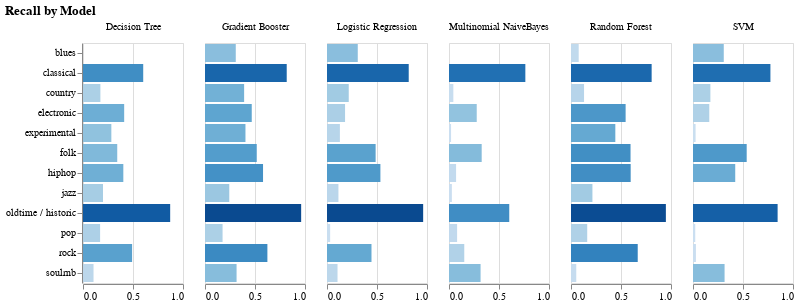

Notebook code cell kept with this figure:
### Code cell
alt.Chart(summary_recall).mark_bar().encode(
    x= alt.X('amount:Q', title=None),
    y= alt.Y ('type:N', title=None),
    color= alt.Color('amount:Q', legend=None),
    column=alt.Column('index', title=None)
).transform_fold(
    as_=['type', 'amount'],
    fold= genres
).properties(width=100, title='Recall by Model')

### Figure 1 — Vega specification as saved in the notebook (floating-point values rounded to 4 significant figures)
{"$schema": "https://vega.github.io/schema/vega/v5.json", "data": [{"name": "source_0", "values": [{"index": "Random Forest", "blues": 0.07692, "classical": 0.8065, "country": 0.1304, "electronic": 0.5462, "experimental": 0.4433, "folk": 0.5953, "hiphop": 0.5967, "jazz": 0.2143, "oldtime / historic": 0.9487, "pop": 0.1622, "rock": 0.6673, "soulrnb": 0.05263, "accuracy": 0.558, "macro avg": 0.4367, "weighted avg": 0.558, "type": "rock", "amount": 0.6673, "amount_start": 0.0, "amount_end": 0.6673}, {"index": "Random Forest", "blues": 0.07692, "classical": 0.8065, "country": 0.1304, "electronic": 0.5462, "experimental": 0.4433, "folk": 0.5953, "hiphop": 0.5967, "jazz": 0.2143, "oldtime / historic": 0.9487, "pop": 0.1622, "rock": 0.6673, "soulrnb": 0.05263, "accuracy": 0.558, "macro avg": 0.4367, "weighted avg": 0.558, "type": "electronic", "amount": 0.5462, "amount_start": 0.0, "amount_end": 0.5462}, {"index": "Random Forest", "blues": 0.07692, "classical": 0.8065, "country": 0.1304, "electronic": 0.5462, "experimental": 0.4433, "folk": 0.5953, "hiphop": 0.5967, "jazz": 0.2143, "oldtime / historic": 0.9487, "pop": 0.1622, "rock": 0.6673, "soulrnb": 0.05263, "accuracy": 0.558, "macro avg": 0.4367, "weighted avg": 0.558, "type": "experimental", "amount": 0.4433, "amount_start": 0.0, "amount_end": 0.4433}, {"index": "Random Forest", "blues": 0.07692, "classical": 0.8065, "country": 0.1304, "electronic": 0.5462, "experimental": 0.4433, "folk": 0.5953, "hiphop": 0.5967, "jazz": 0.2143, "oldtime / historic": 0.9487, "pop": 0.1622, "rock": 0.6673, "soulrnb": 0.05263, "accuracy": 0.558, "macro avg": 0.4367, "weighted avg": 0.558, "type": "hiphop", "amount": 0.5967, "amount_start": 0.0, "amount_end": 0.5967}, {"index": "Random Forest", "blues": 0.07692, "classical": 0.8065, "country": 0.1304, "electronic": 0.5462, "experimental": 0.4433, "folk": 0.5953, "hiphop": 0.5967, "jazz": 0.2143, "oldtime / historic": 0.9487, "pop": 0.1622, "rock": 0.6673, "soulrnb": 0.05263, "accuracy": 0.558, "macro avg": 0.4367, "weighted avg": 0.558, "type": "folk", "amount": 0.5953, "amount_start": 0.0, "amount_end": 0.5953}, {"index": "Random Forest", "blues": 0.07692, "classical": 0.8065, "country": 0.1304, "electronic": 0.5462, "experimental": 0.4433, "folk": 0.5953, "hiphop": 0.5967, "jazz": 0.2143, "oldtime / historic": 0.9487, "pop": 0.1622, "rock": 0.6673, "soulrnb": 0.05263, "accuracy": 0.558, "macro avg": 0.4367, "weighted avg": 0.558, "type": "pop", "amount": 0.1622, "amount_start": 0.0, "amount_end": 0.1622}, {"index": "Random Forest", "blues": 0.07692, "classical": 0.8065, "country": 0.1304, "electronic": 0.5462, "experimental": 0.4433, "folk": 0.5953, "hiphop": 0.5967, "jazz": 0.2143, "oldtime / historic": 0.9487, "pop": 0.1622, "rock": 0.6673, "soulrnb": 0.05263, "accuracy": 0.558, "macro avg": 0.4367, "weighted avg": 0.558, "type": "classical", "amount": 0.8065, "amount_start": 0.0, "amount_end": 0.8065}, {"index": "Random Forest", "blues": 0.07692, "classical": 0.8065, "country": 0.1304, "electronic": 0.5462, "experimental": 0.4433, "folk": 0.5953, "hiphop": 0.5967, "jazz": 0.2143, "oldtime / historic": 0.9487, "pop": 0.1622, "rock": 0.6673, "soulrnb": 0.05263, "accuracy": 0.558, "macro avg": 0.4367, "weighted avg": 0.558, "type": "oldtime / historic", "amount": 0.9487, "amount_start": 0.0, "amount_end": 0.9487}, {"index": "Random Forest", "blues": 0.07692, "classical": 0.8065, "country": 0.1304, "electronic": 0.5462, "experimental": 0.4433, "folk": 0.5953, "hiphop": 0.5967, "jazz": 0.2143, "oldtime / historic": 0.9487, "pop": 0.1622, "rock": 0.6673, "soulrnb": 0.05263, "accuracy": 0.558, "macro avg": 0.4367, "weighted avg": 0.558, "type": "jazz", "amount": 0.2143, "amount_start": 0.0, "amount_end": 0.2143}, {"index": "Random Forest", "blues": 0.07692, "classical": 0.8065, "country": 0.1304, "electronic": 0.5462, "experimental": 0.4433, "folk": 0.5953, "hiphop": 0.5967, "jazz": 0.2143, "oldtime / historic": 0.9487, "pop": 0.1622, "rock": 0.6673, "soulrnb": 0.05263, "accuracy": 0.558, "macro avg": 0.4367, "weighted avg": 0.558, "type": "soulrnb", "amount": 0.05263, "amount_start": 0.0, "amount_end": 0.05263}, {"index": "Random Forest", "blues": 0.07692, "classical": 0.8065, "country": 0.1304, "electronic": 0.5462, "experimental": 0.4433, "folk": 0.5953, "hiphop": 0.5967, "jazz": 0.2143, "oldtime / historic": 0.9487, "pop": 0.1622, "rock": 0.6673, "soulrnb": 0.05263, "accuracy": 0.558, "macro avg": 0.4367, "weighted avg": 0.558, "type": "country", "amount": 0.1304, "amount_start": 0.0, "amount_end": 0.1304}, {"index": "Random Forest", "blues": 0.07692, "classical": 0.8065, "country": 0.1304, "electronic": 0.5462, "experimental": 0.4433, "folk": 0.5953, "hiphop": 0.5967, "jazz": 0.2143, "oldtime / historic": 0.9487, "pop": 0.1622, "rock": 0.6673, "soulrnb": 0.05263, "accuracy": 0.558, "macro avg": 0.4367, "weighted avg": 0.558, "type": "blues", "amount": 0.07692, "amount_start": 0.0, "amount_end": 0.07692}, {"index": "Decision Tree", "blues": 0.0, "classical": 0.6022, "country": 0.1739, "electronic": 0.4118, "experimental": 0.2835, "folk": 0.3424, "hiphop": 0.4033, "jazz": 0.2, "oldtime / historic": 0.8718, "pop": 0.1712, "rock": 0.491, "soulrnb": 0.1053, "accuracy": 0.4067, "macro avg": 0.338, "weighted avg": 0.4067, "type": "rock", "amount": 0.491, "amount_start": 0.0, "amount_end": 0.491}, {"index": "Decision Tree", "blues": 0.0, "classical": 0.6022, "country": 0.1739, "electronic": 0.4118, "experimental": 0.2835, "folk": 0.3424, "hiphop": 0.4033, "jazz": 0.2, "oldtime / historic": 0.8718, "pop": 0.1712, "rock": 0.491, "soulrnb": 0.1053, "accuracy": 0.4067, "macro avg": 0.338, "weighted avg": 0.4067, "type": "electronic", "amount": 0.4118, "amount_start": 0.0, "amount_end": 0.4118}, {"index": "Decision Tree", "blues": 0.0, "classical": 0.6022, "country": 0.1739, "electronic": 0.4118, "experimental": 0.2835, "folk": 0.3424, "hiphop": 0.4033, "jazz": 0.2, "oldtime / historic": 0.8718, "pop": 0.1712, "rock": 0.491, "soulrnb": 0.1053, "accuracy": 0.4067, "macro avg": 0.338, "weighted avg": 0.4067, "type": "experimental", "amount": 0.2835, "amount_start": 0.0, "amount_end": 0.2835}, {"index": "Decision Tree", "blues": 0.0, "classical": 0.6022, "country": 0.1739, "electronic": 0.4118, "experimental": 0.2835, "folk": 0.3424, "hiphop": 0.4033, "jazz": 0.2, "oldtime / historic": 0.8718, "pop": 0.1712, "rock": 0.491, "soulrnb": 0.1053, "accuracy": 0.4067, "macro avg": 0.338, "weighted avg": 0.4067, "type": "hiphop", "amount": 0.4033, "amount_start": 0.0, "amount_end": 0.4033}, {"index": "Decision Tree", "blues": 0.0, "classical": 0.6022, "country": 0.1739, "electronic": 0.4118, "experimental": 0.2835, "folk": 0.3424, "hiphop": 0.4033, "jazz": 0.2, "oldtime / historic": 0.8718, "pop": 0.1712, "rock": 0.491, "soulrnb": 0.1053, "accuracy": 0.4067, "macro avg": 0.338, "weighted avg": 0.4067, "type": "folk", "amount": 0.3424, "amount_start": 0.0, "amount_end": 0.3424}, {"index": "Decision Tree", "blues": 0.0, "classical": 0.6022, "country": 0.1739, "electronic": 0.4118, "experimental": 0.2835, "folk": 0.3424, "hiphop": 0.4033, "jazz": 0.2, "oldtime / historic": 0.8718, "pop": 0.1712, "rock": 0.491, "soulrnb": 0.1053, "accuracy": 0.4067, "macro avg": 0.338, "weighted avg": 0.4067, "type": "pop", "amount": 0.1712, "amount_start": 0.0, "amount_end": 0.1712}, {"index": "Decision Tree", "blues": 0.0, "classical": 0.6022, "country": 0.1739, "electronic": 0.4118, "experimental": 0.2835, "folk": 0.3424, "hiphop": 0.4033, "jazz": 0.2, "oldtime / historic": 0.8718, "pop": 0.1712, "rock": 0.491, "soulrnb": 0.1053, "accuracy": 0.4067, "macro avg": 0.338, "weighted avg": 0.4067, "type": "classical", "amount": 0.6022, "amount_start": 0.0, "amount_end": 0.6022}, {"index": "Decision Tree", "blues": 0.0, "classical": 0.6022, "country": 0.1739, "electronic": 0.4118, "experimental": 0.2835, "folk": 0.3424, "hiphop": 0.4033, "jazz": 0.2, "oldtime / historic": 0.8718, "pop": 0.1712, "rock": 0.491, "soulrnb": 0.1053, "accuracy": 0.4067, "macro avg": 0.338, "weighted avg": 0.4067, "type": "oldtime / historic", "amount": 0.8718, "amount_start": 0.0, "amount_end": 0.8718}, {"index": "Decision Tree", "blues": 0.0, "classical": 0.6022, "country": 0.1739, "electronic": 0.4118, "experimental": 0.2835, "folk": 0.3424, "hiphop": 0.4033, "jazz": 0.2, "oldtime / historic": 0.8718, "pop": 0.1712, "rock": 0.491, "soulrnb": 0.1053, "accuracy": 0.4067, "macro avg": 0.338, "weighted avg": 0.4067, "type": "jazz", "amount": 0.2, "amount_start": 0.0, "amount_end": 0.2}, {"index": "Decision Tree", "blues": 0.0, "classical": 0.6022, "country": 0.1739, "electronic": 0.4118, "experimental": 0.2835, "folk": 0.3424, "hiphop": 0.4033, "jazz": 0.2, "oldtime / historic": 0.8718, "pop": 0.1712, "rock": 0.491, "soulrnb": 0.1053, "accuracy": 0.4067, "macro avg": 0.338, "weighted avg": 0.4067, "type": "soulrnb", "amount": 0.1053, "amount_start": 0.0, "amount_end": 0.1053}, {"index": "Decision Tree", "blues": 0.0, "classical": 0.6022, "country": 0.1739, "electronic": 0.4118, "experimental": 0.2835, "folk": 0.3424, "hiphop": 0.4033, "jazz": 0.2, "oldtime / historic": 0.8718, "pop": 0.1712, "rock": 0.491, "soulrnb": 0.1053, "accuracy": 0.4067, "macro avg": 0.338, "weighted avg": 0.4067, "type": "country", "amount": 0.1739, "amount_start": 0.0, "amount_end": 0.1739}, {"index": "Decision Tree", "blues": 0.0, "classical": 0.6022, "country": 0.1739, "electronic": 0.4118, "experimental": 0.2835, "folk": 0.3424, "hiphop": 0.4033, "jazz": 0.2, "oldtime / historic": 0.8718, "pop": 0.1712, "rock": 0.491, "soulrnb": 0.1053, "accuracy": 0.4067, "macro avg": 0.338, "weighted avg": 0.4067, "type": "blues", "amount": 0.0, "amount_start": 0.0, "amount_end": 0.0}, {"index": "Gradient Booster", "blues": 0.3077, "classical": 0.8172, "country": 0.3913, "electronic": 0.4674, "experimental": 0.4046, "folk": 0.5175, "hiphop": 0.5804, "jazz": 0.2429, "oldtime / historic": 0.9615, "pop": 0.1757, "rock": 0.6239, "soulrnb": 0.3158, "accuracy": 0.5182, "macro avg": 0.4838, "weighted avg": 0.5182, "type": "rock", "amount": 0.6239, "amount_start": 0.0, "amount_end": 0.6239}, {"index": "Gradient Booster", "blues": 0.3077, "classical": 0.8172, "country": 0.3913, "electronic": 0.4674, "experimental": 0.4046, "folk": 0.5175, "hiphop": 0.5804, "jazz": 0.2429, "oldtime / historic": 0.9615, "pop": 0.1757, "rock": 0.6239, "soulrnb": 0.3158, "accuracy": 0.5182, "macro avg": 0.4838, "weighted avg": 0.5182, "type": "electronic", "amount": 0.4674, "amount_start": 0.0, "amount_end": 0.4674}, {"index": "Gradient Booster", "blues": 0.3077, "classical": 0.8172, "country": 0.3913, "electronic": 0.4674, "experimental": 0.4046, "folk": 0.5175, "hiphop": 0.5804, "jazz": 0.2429, "oldtime / historic": 0.9615, "pop": 0.1757, "rock": 0.6239, "soulrnb": 0.3158, "accuracy": 0.5182, "macro avg": 0.4838, "weighted avg": 0.5182, "type": "experimental", "amount": 0.4046, "amount_start": 0.0, "amount_end": 0.4046}, {"index": "Gradient Booster", "blues": 0.3077, "classical": 0.8172, "country": 0.3913, "electronic": 0.4674, "experimental": 0.4046, "folk": 0.5175, "hiphop": 0.5804, "jazz": 0.2429, "oldtime / historic": 0.9615, "pop": 0.1757, "rock": 0.6239, "soulrnb": 0.3158, "accuracy": 0.5182, "macro avg": 0.4838, "weighted avg": 0.5182, "type": "hiphop", "amount": 0.5804, "amount_start": 0.0, "amount_end": 0.5804}, {"index": "Gradient Booster", "blues": 0.3077, "classical": 0.8172, "country": 0.3913, "electronic": 0.4674, "experimental": 0.4046, "folk": 0.5175, "hiphop": 0.5804, "jazz": 0.2429, "oldtime / historic": 0.9615, "pop": 0.1757, "rock": 0.6239, "soulrnb": 0.3158, "accuracy": 0.5182, "macro avg": 0.4838, "weighted avg": 0.5182, "type": "folk", "amount": 0.5175, "amount_start": 0.0, "amount_end": 0.5175}, {"index": "Gradient Booster", "blues": 0.3077, "classical": 0.8172, "country": 0.3913, "electronic": 0.4674, "experimental": 0.4046, "folk": 0.5175, "hiphop": 0.5804, "jazz": 0.2429, "oldtime / historic": 0.9615, "pop": 0.1757, "rock": 0.6239, "soulrnb": 0.3158, "accuracy": 0.5182, "macro avg": 0.4838, "weighted avg": 0.5182, "type": "pop", "amount": 0.1757, "amount_start": 0.0, "amount_end": 0.1757}, {"index": "Gradient Booster", "blues": 0.3077, "classical": 0.8172, "country": 0.3913, "electronic": 0.4674, "experimental": 0.4046, "folk": 0.5175, "hiphop": 0.5804, "jazz": 0.2429, "oldtime / historic": 0.9615, "pop": 0.1757, "rock": 0.6239, "soulrnb": 0.3158, "accuracy": 0.5182, "macro avg": 0.4838, "weighted avg": 0.5182, "type": "classical", "amount": 0.8172, "amount_start": 0.0, "amount_end": 0.8172}, {"index": "Gradient Booster", "blues": 0.3077, "classical": 0.8172, "country": 0.3913, "electronic": 0.4674, "experimental": 0.4046, "folk": 0.5175, "hiphop": 0.5804, "jazz": 0.2429, "oldtime / historic": 0.9615, "pop": 0.1757, "rock": 0.6239, "soulrnb": 0.3158, "accuracy": 0.5182, "macro avg": 0.4838, "weighted avg": 0.5182, "type": "oldtime / historic", "amount": 0.9615, "amount_start": 0.0, "amount_end": 0.9615}, {"index": "Gradient Booster", "blues": 0.3077, "classical": 0.8172, "country": 0.3913, "electronic": 0.4674, "experimental": 0.4046, "folk": 0.5175, "hiphop": 0.5804, "jazz": 0.2429, "oldtime / historic": 0.9615, "pop": 0.1757, "rock": 0.6239, "soulrnb": 0.3158, "accuracy": 0.5182, "macro avg": 0.4838, "weighted avg": 0.5182, "type": "jazz", "amount": 0.2429, "amount_start": 0.0, "amount_end": 0.2429}, {"index": "Gradient Booster", "blues": 0.3077, "classical": 0.8172, "country": 0.3913, "electronic": 0.4674, "experimental": 0.4046, "folk": 0.5175, "hiphop": 0.5804, "jazz": 0.2429, "oldtime / historic": 0.9615, "pop": 0.1757, "rock": 0.6239, "soulrnb": 0.3158, "accuracy": 0.5182, "macro avg": 0.4838, "weighted avg": 0.5182, "type": "soulrnb", "amount": 0.3158, "amount_start": 0.0, "amount_end": 0.3158}, {"index": "Gradient Booster", "blues": 0.3077, "classical": 0.8172, "country": 0.3913, "electronic": 0.4674, "experimental": 0.4046, "folk": 0.5175, "hiphop": 0.5804, "jazz": 0.2429, "oldtime / historic": 0.9615, "pop": 0.1757, "rock": 0.6239, "soulrnb": 0.3158, "accuracy": 0.5182, "macro avg": 0.4838, "weighted avg": 0.5182, "type": "country", "amount": 0.3913, "amount_start": 0.0, "amount_end": 0.3913}, {"index": "Gradient Booster", "blues": 0.3077, "classical": 0.8172, "country": 0.3913, "electronic": 0.4674, "experimental": 0.4046, "folk": 0.5175, "hiphop": 0.5804, "jazz": 0.2429, "oldtime / historic": 0.9615, "pop": 0.1757, "rock": 0.6239, "soulrnb": 0.3158, "accuracy": 0.5182, "macro avg": 0.4838, "weighted avg": 0.5182, "type": "blues", "amount": 0.3077, "amount_start": 0.0, "amount_end": 0.3077}, {"index": "SVM", "blues": 0.3077, "classical": 0.7742, "country": 0.1739, "electronic": 0.1628, "experimental": 0.02577, "folk": 0.537, "hiphop": 0.4223, "jazz": 0.0, "oldtime / historic": 0.8462, "pop": 0.02252, "rock": 0.02922, "soulrnb": 0.3158, "accuracy": 0.1823, "macro avg": 0.3014, "weighted avg": 0.1823, "type": "rock", "amount": 0.02922, "amount_start": 0.0, "amount_end": 0.02922}, {"index": "SVM", "blues": 0.3077, "classical": 0.7742, "country": 0.1739, "electronic": 0.1628, "experimental": 0.02577, "folk": 0.537, "hiphop": 0.4223, "jazz": 0.0, "oldtime / historic": 0.8462, "pop": 0.02252, "rock": 0.02922, "soulrnb": 0.3158, "accuracy": 0.1823, "macro avg": 0.3014, "weighted avg": 0.1823, "type": "electronic", "amount": 0.1628, "amount_start": 0.0, "amount_end": 0.1628}, {"index": "SVM", "blues": 0.3077, "classical": 0.7742, "country": 0.1739, "electronic": 0.1628, "experimental": 0.02577, "folk": 0.537, "hiphop": 0.4223, "jazz": 0.0, "oldtime / historic": 0.8462, "pop": 0.02252, "rock": 0.02922, "soulrnb": 0.3158, "accuracy": 0.1823, "macro avg": 0.3014, "weighted avg": 0.1823, "type": "experimental", "amount": 0.02577, "amount_start": 0.0, "amount_end": 0.02577}, {"index": "SVM", "blues": 0.3077, "classical": 0.7742, "country": 0.1739, "electronic": 0.1628, "experimental": 0.02577, "folk": 0.537, "hiphop": 0.4223, "jazz": 0.0, "oldtime / historic": 0.8462, "pop": 0.02252, "rock": 0.02922, "soulrnb": 0.3158, "accuracy": 0.1823, "macro avg": 0.3014, "weighted avg": 0.1823, "type": "hiphop", "amount": 0.4223, "amount_start": 0.0, "amount_end": 0.4223}, {"index": "SVM", "blues": 0.3077, "classical": 0.7742, "country": 0.1739, "electronic": 0.1628, "experimental": 0.02577, "folk": 0.537, "hiphop": 0.4223, "jazz": 0.0, "oldtime / historic": 0.8462, "pop": 0.02252, "rock": 0.02922, "soulrnb": 0.3158, "accuracy": 0.1823, "macro avg": 0.3014, "weighted avg": 0.1823, "type": "folk", "amount": 0.537, "amount_start": 0.0, "amount_end": 0.537}, {"index": "SVM", "blues": 0.3077, "classical": 0.7742, "country": 0.1739, "electronic": 0.1628, "experimental": 0.02577, "folk": 0.537, "hiphop": 0.4223, "jazz": 0.0, "oldtime / historic": 0.8462, "pop": 0.02252, "rock": 0.02922, "soulrnb": 0.3158, "accuracy": 0.1823, "macro avg": 0.3014, "weighted avg": 0.1823, "type": "pop", "amount": 0.02252, "amount_start": 0.0, "amount_end": 0.02252}, {"index": "SVM", "blues": 0.3077, "classical": 0.7742, "country": 0.1739, "electronic": 0.1628, "experimental": 0.02577, "folk": 0.537, "hiphop": 0.4223, "jazz": 0.0, "oldtime / historic": 0.8462, "pop": 0.02252, "rock": 0.02922, "soulrnb": 0.3158, "accuracy": 0.1823, "macro avg": 0.3014, "weighted avg": 0.1823, "type": "classical", "amount": 0.7742, "amount_start": 0.0, "amount_end": 0.7742}, {"index": "SVM", "blues": 0.3077, "classical": 0.7742, "country": 0.1739, "electronic": 0.1628, "experimental": 0.02577, "folk": 0.537, "hiphop": 0.4223, "jazz": 0.0, "oldtime / historic": 0.8462, "pop": 0.02252, "rock": 0.02922, "soulrnb": 0.3158, "accuracy": 0.1823, "macro avg": 0.3014, "weighted avg": 0.1823, "type": "oldtime / historic", "amount": 0.8462, "amount_start": 0.0, "amount_end": 0.8462}, {"index": "SVM", "blues": 0.3077, "classical": 0.7742, "country": 0.1739, "electronic": 0.1628, "experimental": 0.02577, "folk": 0.537, "hiphop": 0.4223, "jazz": 0.0, "oldtime / historic": 0.8462, "pop": 0.02252, "rock": 0.02922, "soulrnb": 0.3158, "accuracy": 0.1823, "macro avg": 0.3014, "weighted avg": 0.1823, "type": "jazz", "amount": 0.0, "amount_start": 0.0, "amount_end": 0.0}, {"index": "SVM", "blues": 0.3077, "classical": 0.7742, "country": 0.1739, "electronic": 0.1628, "experimental": 0.02577, "folk": 0.537, "hiphop": 0.4223, "jazz": 0.0, "oldtime / historic": 0.8462, "pop": 0.02252, "rock": 0.02922, "soulrnb": 0.3158, "accuracy": 0.1823, "macro avg": 0.3014, "weighted avg": 0.1823, "type": "soulrnb", "amount": 0.3158, "amount_start": 0.0, "amount_end": 0.3158}, {"index": "SVM", "blues": 0.3077, "classical": 0.7742, "country": 0.1739, "electronic": 0.1628, "experimental": 0.02577, "folk": 0.537, "hiphop": 0.4223, "jazz": 0.0, "oldtime / historic": 0.8462, "pop": 0.02252, "rock": 0.02922, "soulrnb": 0.3158, "accuracy": 0.1823, "macro avg": 0.3014, "weighted avg": 0.1823, "type": "country", "amount": 0.1739, "amount_start": 0.0, "amount_end": 0.1739}, {"index": "SVM", "blues": 0.3077, "classical": 0.7742, "country": 0.1739, "electronic": 0.1628, "experimental": 0.02577, "folk": 0.537, "hiphop": 0.4223, "jazz": 0.0, "oldtime / historic": 0.8462, "pop": 0.02252, "rock": 0.02922, "soulrnb": 0.3158, "accuracy": 0.1823, "macro avg": 0.3014, "weighted avg": 0.1823, "type": "blues", "amount": 0.3077, "amount_start": 0.0, "amount_end": 0.3077}, {"index": "Multinomial NaiveBayes", "blues": 0.0, "classical": 0.7634, "country": 0.04348, "electronic": 0.2773, "experimental": 0.02062, "folk": 0.3268, "hiphop": 0.07084, "jazz": 0.02857, "oldtime / historic": 0.6026, "pop": 0.08108, "rock": 0.1527, "soulrnb": 0.3158, "accuracy": 0.1945, "macro avg": 0.2236, "weighted avg": 0.1945, "type": "rock", "amount": 0.1527, "amount_start": 0.0, "amount_end": 0.1527}, {"index": "Multinomial NaiveBayes", "blues": 0.0, "classical": 0.7634, "country": 0.04348, "electronic": 0.2773, "experimental": 0.02062, "folk": 0.3268, "hiphop": 0.07084, "jazz": 0.02857, "oldtime / historic": 0.6026, "pop": 0.08108, "rock": 0.1527, "soulrnb": 0.3158, "accuracy": 0.1945, "macro avg": 0.2236, "weighted avg": 0.1945, "type": "electronic", "amount": 0.2773, "amount_start": 0.0, "amount_end": 0.2773}, {"index": "Multinomial NaiveBayes", "blues": 0.0, "classical": 0.7634, "country": 0.04348, "electronic": 0.2773, "experimental": 0.02062, "folk": 0.3268, "hiphop": 0.07084, "jazz": 0.02857, "oldtime / historic": 0.6026, "pop": 0.08108, "rock": 0.1527, "soulrnb": 0.3158, "accuracy": 0.1945, "macro avg": 0.2236, "weighted avg": 0.1945, "type": "experimental", "amount": 0.02062, "amount_start": 0.0, "amount_end": 0.02062}, {"index": "Multinomial NaiveBayes", "blues": 0.0, "classical": 0.7634, "country": 0.04348, "electronic": 0.2773, "experimental": 0.02062, "folk": 0.3268, "hiphop": 0.07084, "jazz": 0.02857, "oldtime / historic": 0.6026, "pop": 0.08108, "rock": 0.1527, "soulrnb": 0.3158, "accuracy": 0.1945, "macro avg": 0.2236, "weighted avg": 0.1945, "type": "hiphop", "amount": 0.07084, "amount_start": 0.0, "amount_end": 0.07084}, {"index": "Multinomial NaiveBayes", "blues": 0.0, "classical": 0.7634, "country": 0.04348, "electronic": 0.2773, "experimental": 0.02062, "folk": 0.3268, "hiphop": 0.07084, "jazz": 0.02857, "oldtime / historic": 0.6026, "pop": 0.08108, "rock": 0.1527, "soulrnb": 0.3158, "accuracy": 0.1945, "macro avg": 0.2236, "weighted avg": 0.1945, "type": "folk", "amount": 0.3268, "amount_start": 0.0, "amount_end": 0.3268}, {"index": "Multinomial NaiveBayes", "blues": 0.0, "classical": 0.7634, "country": 0.04348, "electronic": 0.2773, "experimental": 0.02062, "folk": 0.3268, "hiphop": 0.07084, "jazz": 0.02857, "oldtime / historic": 0.6026, "pop": 0.08108, "rock": 0.1527, "soulrnb": 0.3158, "accuracy": 0.1945, "macro avg": 0.2236, "weighted avg": 0.1945, "type": "pop", "amount": 0.08108, "amount_start": 0.0, "amount_end": 0.08108}, {"index": "Multinomial NaiveBayes", "blues": 0.0, "classical": 0.7634, "country": 0.04348, "electronic": 0.2773, "experimental": 0.02062, "folk": 0.3268, "hiphop": 0.07084, "jazz": 0.02857, "oldtime / historic": 0.6026, "pop": 0.08108, "rock": 0.1527, "soulrnb": 0.3158, "accuracy": 0.1945, "macro avg": 0.2236, "weighted avg": 0.1945, "type": "classical", "amount": 0.7634, "amount_start": 0.0, "amount_end": 0.7634}, {"index": "Multinomial NaiveBayes", "blues": 0.0, "classical": 0.7634, "country": 0.04348, "electronic": 0.2773, "experimental": 0.02062, "folk": 0.3268, "hiphop": 0.07084, "jazz": 0.02857, "oldtime / historic": 0.6026, "pop": 0.08108, "rock": 0.1527, "soulrnb": 0.3158, "accuracy": 0.1945, "macro avg": 0.2236, "weighted avg": 0.1945, "type": "oldtime / historic", "amount": 0.6026, "amount_start": 0.0, "amount_end": 0.6026}, {"index": "Multinomial NaiveBayes", "blues": 0.0, "classical": 0.7634, "country": 0.04348, "electronic": 0.2773, "experimental": 0.02062, "folk": 0.3268, "hiphop": 0.07084, "jazz": 0.02857, "oldtime / historic": 0.6026, "pop": 0.08108, "rock": 0.1527, "soulrnb": 0.3158, "accuracy": 0.1945, "macro avg": 0.2236, "weighted avg": 0.1945, "type": "jazz", "amount": 0.02857, "amount_start": 0.0, "amount_end": 0.02857}, {"index": "Multinomial NaiveBayes", "blues": 0.0, "classical": 0.7634, "country": 0.04348, "electronic": 0.2773, "experimental": 0.02062, "folk": 0.3268, "hiphop": 0.07084, "jazz": 0.02857, "oldtime / historic": 0.6026, "pop": 0.08108, "rock": 0.1527, "soulrnb": 0.3158, "accuracy": 0.1945, "macro avg": 0.2236, "weighted avg": 0.1945, "type": "soulrnb", "amount": 0.3158, "amount_start": 0.0, "amount_end": 0.3158}, {"index": "Multinomial NaiveBayes", "blues": 0.0, "classical": 0.7634, "country": 0.04348, "electronic": 0.2773, "experimental": 0.02062, "folk": 0.3268, "hiphop": 0.07084, "jazz": 0.02857, "oldtime / historic": 0.6026, "pop": 0.08108, "rock": 0.1527, "soulrnb": 0.3158, "accuracy": 0.1945, "macro avg": 0.2236, "weighted avg": 0.1945, "type": "country", "amount": 0.04348, "amount_start": 0.0, "amount_end": 0.04348}, {"index": "Multinomial NaiveBayes", "blues": 0.0, "classical": 0.7634, "country": 0.04348, "electronic": 0.2773, "experimental": 0.02062, "folk": 0.3268, "hiphop": 0.07084, "jazz": 0.02857, "oldtime / historic": 0.6026, "pop": 0.08108, "rock": 0.1527, "soulrnb": 0.3158, "accuracy": 0.1945, "macro avg": 0.2236, "weighted avg": 0.1945, "type": "blues", "amount": 0.0, "amount_start": 0.0, "amount_end": 0.0}, {"index": "Logistic Regression", "blues": 0.3077, "classical": 0.8172, "country": 0.2174, "electronic": 0.1807, "experimental": 0.1289, "folk": 0.4864, "hiphop": 0.5341, "jazz": 0.1143, "oldtime / historic": 0.9615, "pop": 0.03153, "rock": 0.4449, "soulrnb": 0.1053, "accuracy": 0.3364, "macro avg": 0.3608, "weighted avg": 0.3364, "type": "rock", "amount": 0.4449, "amount_start": 0.0, "amount_end": 0.4449}, {"index": "Logistic Regression", "blues": 0.3077, "classical": 0.8172, "country": 0.2174, "electronic": 0.1807, "experimental": 0.1289, "folk": 0.4864, "hiphop": 0.5341, "jazz": 0.1143, "oldtime / historic": 0.9615, "pop": 0.03153, "rock": 0.4449, "soulrnb": 0.1053, "accuracy": 0.3364, "macro avg": 0.3608, "weighted avg": 0.3364, "type": "electronic", "amount": 0.1807, "amount_start": 0.0, "amount_end": 0.1807}, {"index": "Logistic Regression", "blues": 0.3077, "classical": 0.8172, "country": 0.2174, "electronic": 0.1807, "experimental": 0.1289, "folk": 0.4864, "hiphop": 0.5341, "jazz": 0.1143, "oldtime / historic": 0.9615, "pop": 0.03153, "rock": 0.4449, "soulrnb": 0.1053, "accuracy": 0.3364, "macro avg": 0.3608, "weighted avg": 0.3364, "type": "experimental", "amount": 0.1289, "amount_start": 0.0, "amount_end": 0.1289}, {"index": "Logistic Regression", "blues": 0.3077, "classical": 0.8172, "country": 0.2174, "electronic": 0.1807, "experimental": 0.1289, "folk": 0.4864, "hiphop": 0.5341, "jazz": 0.1143, "oldtime / historic": 0.9615, "pop": 0.03153, "rock": 0.4449, "soulrnb": 0.1053, "accuracy": 0.3364, "macro avg": 0.3608, "weighted avg": 0.3364, "type": "hiphop", "amount": 0.5341, "amount_start": 0.0, "amount_end": 0.5341}, {"index": "Logistic Regression", "blues": 0.3077, "classical": 0.8172, "country": 0.2174, "electronic": 0.1807, "experimental": 0.1289, "folk": 0.4864, "hiphop": 0.5341, "jazz": 0.1143, "oldtime / historic": 0.9615, "pop": 0.03153, "rock": 0.4449, "soulrnb": 0.1053, "accuracy": 0.3364, "macro avg": 0.3608, "weighted avg": 0.3364, "type": "folk", "amount": 0.4864, "amount_start": 0.0, "amount_end": 0.4864}, {"index": "Logistic Regression", "blues": 0.3077, "classical": 0.8172, "country": 0.2174, "electronic": 0.1807, "experimental": 0.1289, "folk": 0.4864, "hiphop": 0.5341, "jazz": 0.1143, "oldtime / historic": 0.9615, "pop": 0.03153, "rock": 0.4449, "soulrnb": 0.1053, "accuracy": 0.3364, "macro avg": 0.3608, "weighted avg": 0.3364, "type": "pop", "amount": 0.03153, "amount_start": 0.0, "amount_end": 0.03153}, {"index": "Logistic Regression", "blues": 0.3077, "classical": 0.8172, "country": 0.2174, "electronic": 0.1807, "experimental": 0.1289, "folk": 0.4864, "hiphop": 0.5341, "jazz": 0.1143, "oldtime / historic": 0.9615, "pop": 0.03153, "rock": 0.4449, "soulrnb": 0.1053, "accuracy": 0.3364, "macro avg": 0.3608, "weighted avg": 0.3364, "type": "classical", "amount": 0.8172, "amount_start": 0.0, "amount_end": 0.8172}, {"index": "Logistic Regression", "blues": 0.3077, "classical": 0.8172, "country": 0.2174, "electronic": 0.1807, "experimental": 0.1289, "folk": 0.4864, "hiphop": 0.5341, "jazz": 0.1143, "oldtime / historic": 0.9615, "pop": 0.03153, "rock": 0.4449, "soulrnb": 0.1053, "accuracy": 0.3364, "macro avg": 0.3608, "weighted avg": 0.3364, "type": "oldtime / historic", "amount": 0.9615, "amount_start": 0.0, "amount_end": 0.9615}, {"index": "Logistic Regression", "blues": 0.3077, "classical": 0.8172, "country": 0.2174, "electronic": 0.1807, "experimental": 0.1289, "folk": 0.4864, "hiphop": 0.5341, "jazz": 0.1143, "oldtime / historic": 0.9615, "pop": 0.03153, "rock": 0.4449, "soulrnb": 0.1053, "accuracy": 0.3364, "macro avg": 0.3608, "weighted avg": 0.3364, "type": "jazz", "amount": 0.1143, "amount_start": 0.0, "amount_end": 0.1143}, {"index": "Logistic Regression", "blues": 0.3077, "classical": 0.8172, "country": 0.2174, "electronic": 0.1807, "experimental": 0.1289, "folk": 0.4864, "hiphop": 0.5341, "jazz": 0.1143, "oldtime / historic": 0.9615, "pop": 0.03153, "rock": 0.4449, "soulrnb": 0.1053, "accuracy": 0.3364, "macro avg": 0.3608, "weighted avg": 0.3364, "type": "soulrnb", "amount": 0.1053, "amount_start": 0.0, "amount_end": 0.1053}, {"index": "Logistic Regression", "blues": 0.3077, "classical": 0.8172, "country": 0.2174, "electronic": 0.1807, "experimental": 0.1289, "folk": 0.4864, "hiphop": 0.5341, "jazz": 0.1143, "oldtime / historic": 0.9615, "pop": 0.03153, "rock": 0.4449, "soulrnb": 0.1053, "accuracy": 0.3364, "macro avg": 0.3608, "weighted avg": 0.3364, "type": "country", "amount": 0.2174, "amount_start": 0.0, "amount_end": 0.2174}, {"index": "Logistic Regression", "blues": 0.3077, "classical": 0.8172, "country": 0.2174, "electronic": 0.1807, "experimental": 0.1289, "folk": 0.4864, "hiphop": 0.5341, "jazz": 0.1143, "oldtime / historic": 0.9615, "pop": 0.03153, "rock": 0.4449, "soulrnb": 0.1053, "accuracy": 0.3364, "macro avg": 0.3608, "weighted avg": 0.3364, "type": "blues", "amount": 0.3077, "amount_start": 0.0, "amount_end": 0.3077}]}, {"name": "column_domain", "values": [{"index": "Random Forest", "count": 12}, {"index": "Decision Tree", "count": 12}, {"index": "Gradient Booster", "count": 12}, {"index": "SVM", "count": 12}, {"index": "Multinomial NaiveBayes", "count": 12}, {"index": "Logistic Regression", "count": 12}]}, {"name": "source_0_y_domain_type", "values": [{"type": "rock"}, {"type": "electronic"}, {"type": "experimental"}, {"type": "hiphop"}, {"type": "folk"}, {"type": "pop"}, {"type": "classical"}, {"type": "oldtime / historic"}, {"type": "jazz"}, {"type": "soulrnb"}, {"type": "country"}, {"type": "blues"}]}, {"name": "source_0_color_domain_amount", "values": [{"min": 0.0, "max": 0.9615}]}], "signals": [{"name": "child_width", "value": 100}, {"name": "y_step", "value": 20}, {"name": "child_height", "update": "bandspace(domain('y').length, 0.1, 0.05) * y_step"}], "marks": [{"type": "group", "name": "row_header", "encode": {"update": {"height": {"signal": "child_height"}}}, "axes": [{"scale": "y", "zindex": 0, "orient": "left", "grid": false}], "role": "row-header"}, {"type": "group", "name": "column_header", "from": {"data": "column_domain"}, "sort": {"field": "datum[\"index\"]", "order": "ascending"}, "encode": {"update": {"width": {"signal": "child_width"}}}, "title": {"text": {"signal": "isValid(parent[\"index\"]) ? parent[\"index\"] : \"\"+parent[\"index\"]"}, "style": "guide-label", "frame": "group", "offset": 10}, "role": "column-header"}, {"type": "group", "name": "column_footer", "from": {"data": "column_domain"}, "sort": {"field": "datum[\"index\"]", "order": "ascending"}, "encode": {"update": {"width": {"signal": "child_width"}}}, "axes": [{"scale": "x", "tickCount": {"signal": "ceil(child_width/40)"}, "orient": "bottom", "zindex": 0, "labelOverlap": true, "grid": false, "labelFlush": true}], "role": "column-footer"}, {"type": "group", "name": "cell", "from": {"facet": {"data": "source_0", "name": "facet", "groupby": ["index"]}}, "sort": {"field": ["datum[\"index\"]"], "order": ["ascending"]}, "encode": {"update": {"height": {"signal": "child_height"}, "width": {"signal": "child_width"}}}, "marks": [{"type": "rect", "name": "child_marks", "from": {"data": "facet"}, "encode": {"update": {"height": {"signal": "max(0.25, bandwidth('y'))"}, "x2": {"field": "amount_start", "scale": "x"}, "x": {"field": "amount_end", "scale": "x"}, "fill": {"field": "amount", "scale": "color"}, "y": {"field": "type", "scale": "y"}}}, "style": ["bar"]}], "axes": [{"scale": "x", "zindex": 0, "domain": false, "maxExtent": 0, "aria": false, "ticks": false, "minExtent": 0, "tickCount": {"signal": "ceil(child_width/40)"}, "grid": true, "gridScale": "y", "orient": "bottom", "labels": false}], "style": "cell"}], "scales": [{"name": "x", "type": "linear", "domain": {"data": "source_0", "fields": ["amount_start", "amount_end"]}, "range": [0, {"signal": "child_width"}], "zero": true, "nice": true}, {"name": "y", "type": "band", "domain": {"data": "source_0_y_domain_type", "field": "type", "sort": true}, "range": {"step": {"signal": "y_step"}}, "paddingInner": 0.1, "paddingOuter": 0.05}, {"name": "color", "type": "linear", "domain": [{"signal": "(data(\"source_0_color_domain_amount\")[0] || {}).min"}, {"signal": "(data(\"source_0_color_domain_amount\")[0] || {}).max"}], "range": "ramp", "interpolate": "hcl", "zero": false}], "title": {"text": "Recall by Model", "anchor": "start"}, "layout": {"padding": 20, "columns": {"signal": "length(data('column_domain'))"}, "bounds": "full", "align": "all"}, "padding": 5, "background": "white"}
